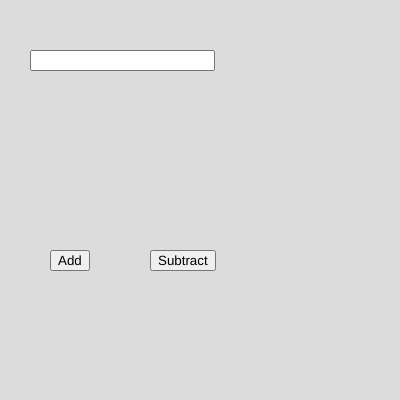
Frame 1 (no input)
Frame 60 (no input): identical to frame 1, image omitted
Frame 120 (the mouse pressed at the canvas centre since frame 60): identical to frame 1, image omitted

The p5.js sketch that drew this single still picture (run headless with seeded random() and noise() and a simulated clock; from frame 60 on, the mouse is pressed at the canvas centre):

// p5.js sketch
// ── sketch.js
var num1,num2;
var b1,b2;
function setup() {
  createCanvas(400, 400);
  num1 = createInput();
  num1.position(30,50);

  num2 = createInput();
  num2.position = (80,50);

  b1 = createButton("Add");
  b1.position(50,250);
  //b1.mousePressed(add);

  b2 = createButton("Subtract");
  b2.position(150,250);
  //b2.mousePressed(subtract);

}

function draw() {
  background(220);
}
